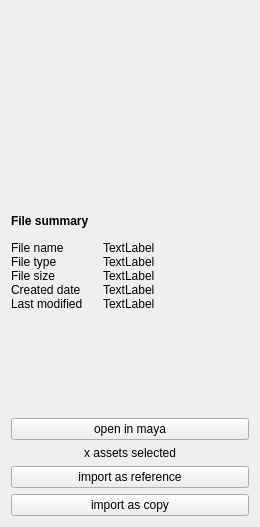
<?xml version="1.0" encoding="UTF-8"?>
<ui version="4.0">
 <class>assetPreviewWidget</class>
 <widget class="QWidget" name="assetPreviewWidget">
  <property name="geometry">
   <rect>
    <x>0</x>
    <y>0</y>
    <width>260</width>
    <height>527</height>
   </rect>
  </property>
  <property name="windowTitle">
   <string>Form</string>
  </property>
  <layout class="QVBoxLayout" name="verticalLayout">
   <item>
    <layout class="QVBoxLayout" name="verticalLayout_2">
     <item>
      <widget class="QWidget" name="singleAssetWidget" native="true">
       <layout class="QVBoxLayout" name="verticalLayout_6">
        <property name="spacing">
         <number>0</number>
        </property>
        <property name="leftMargin">
         <number>0</number>
        </property>
        <property name="topMargin">
         <number>0</number>
        </property>
        <property name="rightMargin">
         <number>0</number>
        </property>
        <property name="bottomMargin">
         <number>0</number>
        </property>
        <item>
         <widget class="QGraphicsView" name="previewView">
          <property name="minimumSize">
           <size>
            <width>0</width>
            <height>200</height>
           </size>
          </property>
          <property name="focusPolicy">
           <enum>Qt::NoFocus</enum>
          </property>
          <property name="styleSheet">
           <string notr="true">background:transparent</string>
          </property>
         </widget>
        </item>
        <item>
         <layout class="QHBoxLayout" name="horizontalLayout_2">
          <property name="spacing">
           <number>0</number>
          </property>
          <item>
           <widget class="QLabel" name="label">
            <property name="font">
             <font>
              <pointsize>9</pointsize>
              <weight>75</weight>
              <bold>true</bold>
             </font>
            </property>
            <property name="text">
             <string>File summary</string>
            </property>
           </widget>
          </item>
          <item>
           <spacer name="horizontalSpacer">
            <property name="orientation">
             <enum>Qt::Horizontal</enum>
            </property>
            <property name="sizeHint" stdset="0">
             <size>
              <width>40</width>
              <height>20</height>
             </size>
            </property>
           </spacer>
          </item>
         </layout>
        </item>
        <item>
         <spacer name="verticalSpacer_2">
          <property name="orientation">
           <enum>Qt::Vertical</enum>
          </property>
          <property name="sizeType">
           <enum>QSizePolicy::Fixed</enum>
          </property>
          <property name="sizeHint" stdset="0">
           <size>
            <width>20</width>
            <height>10</height>
           </size>
          </property>
         </spacer>
        </item>
        <item>
         <layout class="QFormLayout" name="formLayout">
          <property name="labelAlignment">
           <set>Qt::AlignLeading|Qt::AlignLeft|Qt::AlignVCenter</set>
          </property>
          <property name="horizontalSpacing">
           <number>20</number>
          </property>
          <item row="0" column="0">
           <widget class="QLabel" name="label_2">
            <property name="text">
             <string>File name</string>
            </property>
           </widget>
          </item>
          <item row="0" column="1">
           <widget class="QWidget" name="fileNameWidget" native="true">
            <layout class="QHBoxLayout" name="horizontalLayout">
             <property name="spacing">
              <number>0</number>
             </property>
             <property name="leftMargin">
              <number>0</number>
             </property>
             <property name="topMargin">
              <number>0</number>
             </property>
             <property name="rightMargin">
              <number>0</number>
             </property>
             <property name="bottomMargin">
              <number>0</number>
             </property>
             <item>
              <widget class="QLabel" name="fileNameLabel">
               <property name="text">
                <string>TextLabel</string>
               </property>
              </widget>
             </item>
            </layout>
           </widget>
          </item>
          <item row="1" column="0">
           <widget class="QLabel" name="label_3">
            <property name="text">
             <string>File type</string>
            </property>
           </widget>
          </item>
          <item row="1" column="1">
           <widget class="QWidget" name="fileTypeWidget" native="true">
            <layout class="QVBoxLayout" name="verticalLayout_5">
             <property name="spacing">
              <number>0</number>
             </property>
             <property name="leftMargin">
              <number>0</number>
             </property>
             <property name="topMargin">
              <number>0</number>
             </property>
             <property name="rightMargin">
              <number>0</number>
             </property>
             <property name="bottomMargin">
              <number>0</number>
             </property>
             <item>
              <widget class="QLabel" name="fileTypeLabel">
               <property name="text">
                <string>TextLabel</string>
               </property>
              </widget>
             </item>
            </layout>
           </widget>
          </item>
          <item row="2" column="0">
           <widget class="QLabel" name="label_4">
            <property name="text">
             <string>File size</string>
            </property>
           </widget>
          </item>
          <item row="2" column="1">
           <widget class="QWidget" name="fileSizeWidget" native="true">
            <layout class="QVBoxLayout" name="verticalLayout_7">
             <property name="spacing">
              <number>0</number>
             </property>
             <property name="leftMargin">
              <number>0</number>
             </property>
             <property name="topMargin">
              <number>0</number>
             </property>
             <property name="rightMargin">
              <number>0</number>
             </property>
             <property name="bottomMargin">
              <number>0</number>
             </property>
             <item>
              <widget class="QLabel" name="fileSizeLabel">
               <property name="text">
                <string>TextLabel</string>
               </property>
              </widget>
             </item>
            </layout>
           </widget>
          </item>
          <item row="3" column="0">
           <widget class="QLabel" name="label_7">
            <property name="text">
             <string>Created date</string>
            </property>
           </widget>
          </item>
          <item row="3" column="1">
           <widget class="QWidget" name="createdDateWidget" native="true">
            <layout class="QVBoxLayout" name="verticalLayout_8">
             <property name="spacing">
              <number>0</number>
             </property>
             <property name="leftMargin">
              <number>0</number>
             </property>
             <property name="topMargin">
              <number>0</number>
             </property>
             <property name="rightMargin">
              <number>0</number>
             </property>
             <property name="bottomMargin">
              <number>0</number>
             </property>
             <item>
              <widget class="QLabel" name="fileCreatedDateLabel">
               <property name="text">
                <string>TextLabel</string>
               </property>
              </widget>
             </item>
            </layout>
           </widget>
          </item>
          <item row="4" column="0">
           <widget class="QLabel" name="lastModifiedDateLabel">
            <property name="text">
             <string>Last modified</string>
            </property>
           </widget>
          </item>
          <item row="4" column="1">
           <widget class="QWidget" name="lastModifiedDateWidget" native="true">
            <layout class="QVBoxLayout" name="verticalLayout_9">
             <property name="spacing">
              <number>0</number>
             </property>
             <property name="leftMargin">
              <number>0</number>
             </property>
             <property name="topMargin">
              <number>0</number>
             </property>
             <property name="rightMargin">
              <number>0</number>
             </property>
             <property name="bottomMargin">
              <number>0</number>
             </property>
             <item>
              <widget class="QLabel" name="fileLastModifiedDateLabel">
               <property name="text">
                <string>TextLabel</string>
               </property>
              </widget>
             </item>
            </layout>
           </widget>
          </item>
         </layout>
        </item>
        <item>
         <widget class="QWidget" name="blankWidget" native="true">
          <property name="sizePolicy">
           <sizepolicy hsizetype="Expanding" vsizetype="Expanding">
            <horstretch>0</horstretch>
            <verstretch>0</verstretch>
           </sizepolicy>
          </property>
         </widget>
        </item>
        <item>
         <widget class="QPushButton" name="openInMayaButton">
          <property name="text">
           <string>open in maya</string>
          </property>
         </widget>
        </item>
       </layout>
      </widget>
     </item>
     <item>
      <widget class="QWidget" name="multiAssetsWidget" native="true">
       <layout class="QVBoxLayout" name="verticalLayout_4">
        <property name="spacing">
         <number>0</number>
        </property>
        <property name="leftMargin">
         <number>0</number>
        </property>
        <property name="topMargin">
         <number>0</number>
        </property>
        <property name="rightMargin">
         <number>0</number>
        </property>
        <property name="bottomMargin">
         <number>0</number>
        </property>
        <item>
         <widget class="QLabel" name="assetSelectedLabel">
          <property name="sizePolicy">
           <sizepolicy hsizetype="Expanding" vsizetype="Preferred">
            <horstretch>0</horstretch>
            <verstretch>0</verstretch>
           </sizepolicy>
          </property>
          <property name="text">
           <string>x assets selected</string>
          </property>
          <property name="alignment">
           <set>Qt::AlignCenter</set>
          </property>
         </widget>
        </item>
       </layout>
      </widget>
     </item>
    </layout>
   </item>
   <item>
    <layout class="QVBoxLayout" name="verticalLayout_3">
     <item>
      <widget class="QPushButton" name="importReferenceButton">
       <property name="text">
        <string>import as reference</string>
       </property>
      </widget>
     </item>
     <item>
      <widget class="QPushButton" name="importCopyButton">
       <property name="text">
        <string>import as copy</string>
       </property>
      </widget>
     </item>
    </layout>
   </item>
  </layout>
 </widget>
 <resources>
  <include location="../resource/resource.qrc"/>
 </resources>
 <connections/>
</ui>
